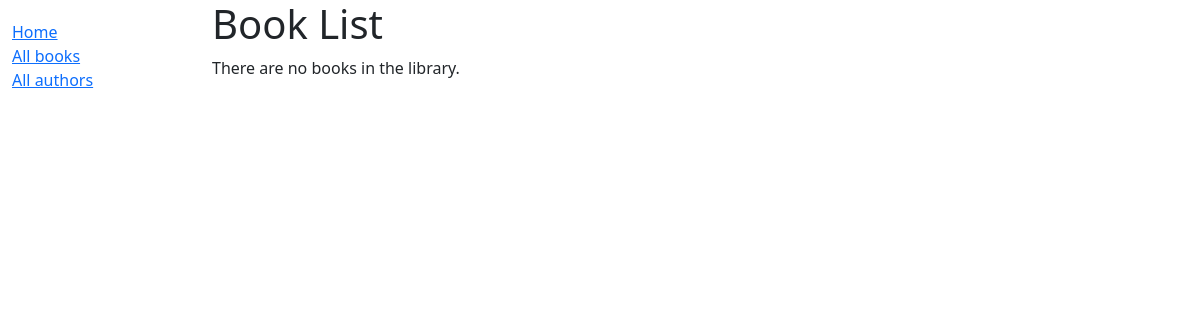
Page /catalog/books/ on the earlier database version.
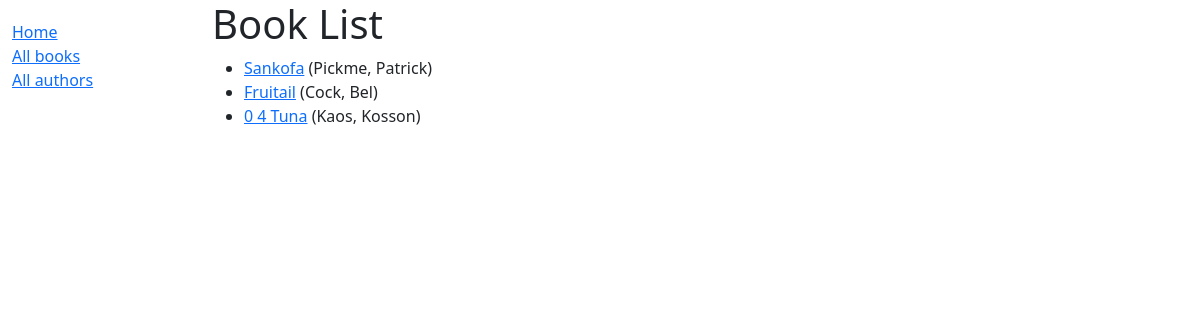
Same page on the later database version.
### catalog/models.py (models this page shows, shortened)
class Book(models.Model):
    title = models.CharField(max_length=200)
    author = models.ForeignKey('Author', on_delete=models.RESTRICT, null=True)
    summary = models.TextField(
        max_length=1000, help_text="Enter a brief description of the book")
    isbn = models.CharField('ISBN', max_length=13,
                            unique=True,
                            help_text='13 Character <a href=\
                                "https://www.isbn-international.org/content/what-isbn'
                                      '">ISBN number</a>')
    genre = models.ManyToManyField(
        Genre, help_text="Select a genre for this book")
    def get_absolute_url(self):
        return reverse('book-detail', args=[str(self.id)])
    def display_genre(self):
        """Create a string for the Genre. This is required to display genre in Admin."""
        return ', '.join(genre.name for genre in self.genre.all()[:3])
    display_genre.short_description = 'Genre'

class Author(models.Model):
    first_name = models.CharField(max_length=100)
    last_name = models.CharField(max_length=100)
    date_of_birth = models.DateField(null=True, blank=True)
    date_of_death = models.DateField('Died', null=True, blank=True)
    def __str__(self):
        return f'{self.last_name}, {self.first_name}'
    class Meta:
        ordering = ['last_name', 'first_name']

### catalog/views.py (the view)
# urls.py: path('books/',  views.BookListView.as_view(), name ='books'), #view is implemented as a class. This is the recommended way to implement views in Django.
class BookListView(generic.ListView):
    model = Book
    paginate_by = 10
    context_object_name = 'book_list'   # template variable that will represent the list of books in the template file book_list.html
    def get_queryset(self):
        return Book.objects.filter(title__icontains='a')[:5]
    template_name = 'book_list.html'  # the template name/location

### catalog/templates/catalog/book_list.html
{% extends "base_generic.html" %} {% block content %}
<h1>Book List</h1>
{% if book_list %}
<ul>
  {% for book in book_list %}
  <li>
    <a href="{{ book.get_absolute_url }}">{{ book.title }}</a>
    ({{book.author}})
  </li>
  {% endfor %}
</ul>
{% else %}
<p>There are no books in the library.</p>
{% endif %} {% endblock %}

### catalog/templates/base_generic.html (shortened to what this page needs)
<!DOCTYPE html>
<html lang="en">
  <head>
    <link
      href="https://cdn.jsdelivr.net/npm/bootstrap@5.3.3/dist/css/bootstrap.min.css"
      rel="stylesheet"
    />
    {% load static %}
    <link rel="stylesheet" href="{% static 'css/styles.css' %}" />
  </head>
  <body>
    <div class="container-fluid">
      <div class="row">
        <div class="col-sm-2">
          {% block sidebar %}
          <ul class="sidebar-nav">
            <li><a href="{% url 'index' %}">Home</a></li>
            <li><a href="{%url 'books' %}">All books</a></li>
            <li><a href="{%url 'authors'%}">All authors</a></li>
          </ul>
          {% endblock %}
        </div>
        <div class="col-sm-10">{% block content %}{% endblock %}
        </div>
      </div>
    </div>
  </body>
</html>

### catalog/static/css/styles.css (style rules this page uses)
.sidebar-nav { margin-top: 20px; padding: 0; list-style: none; }

Differences in the rows shown:
added Book: title "Sankofa", author "Pickme, Patrick"
added Book: title "Fruitail", author "Cock, Bel"
added Book: title "0 4 Tuna", author "Kaos, Kosson"
Other differences:
text no longer shown: "There are no books in the library."
